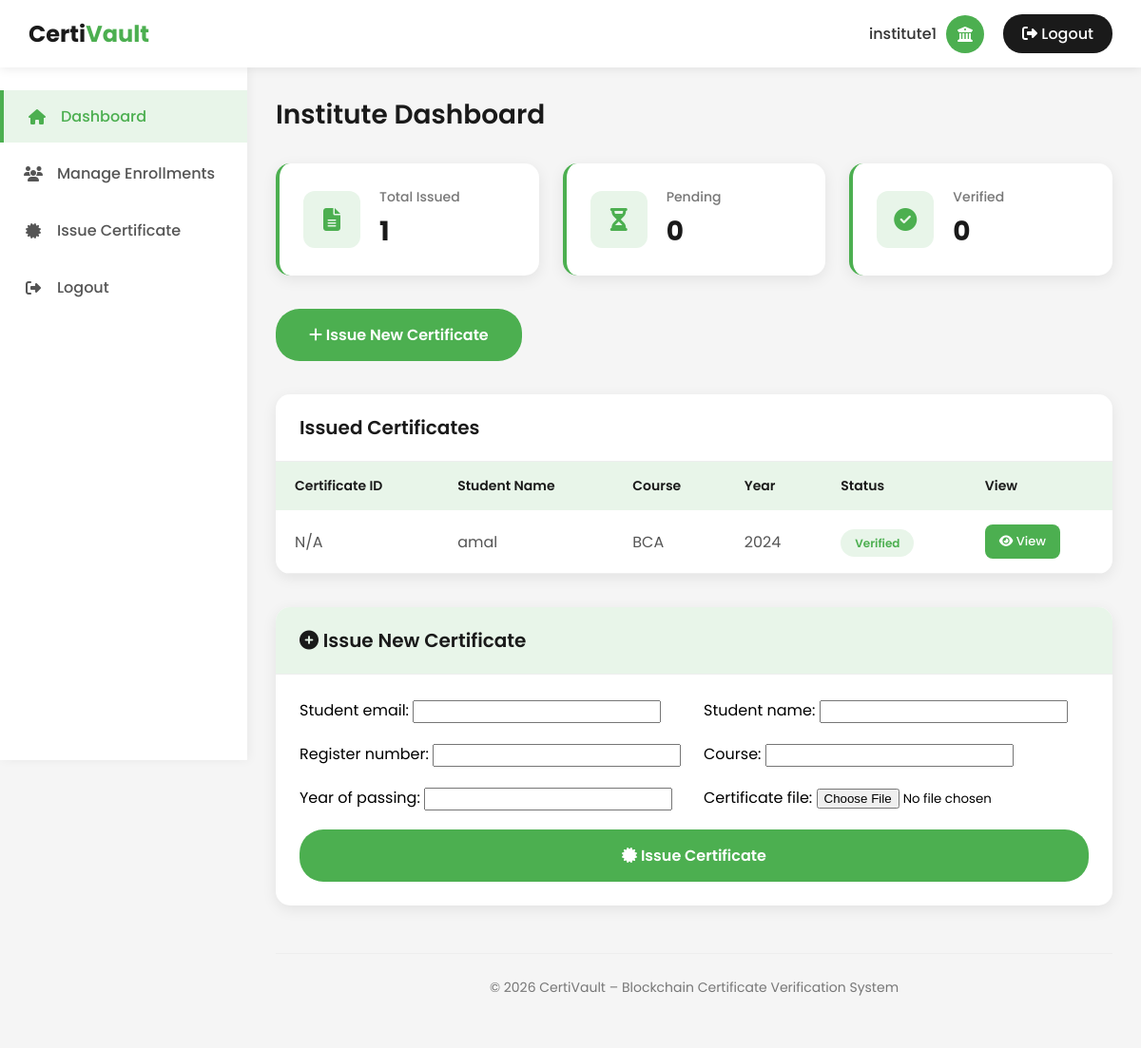
/accounts/institution/dashboard/ (signed in), run on an earlier commit of the app's database.
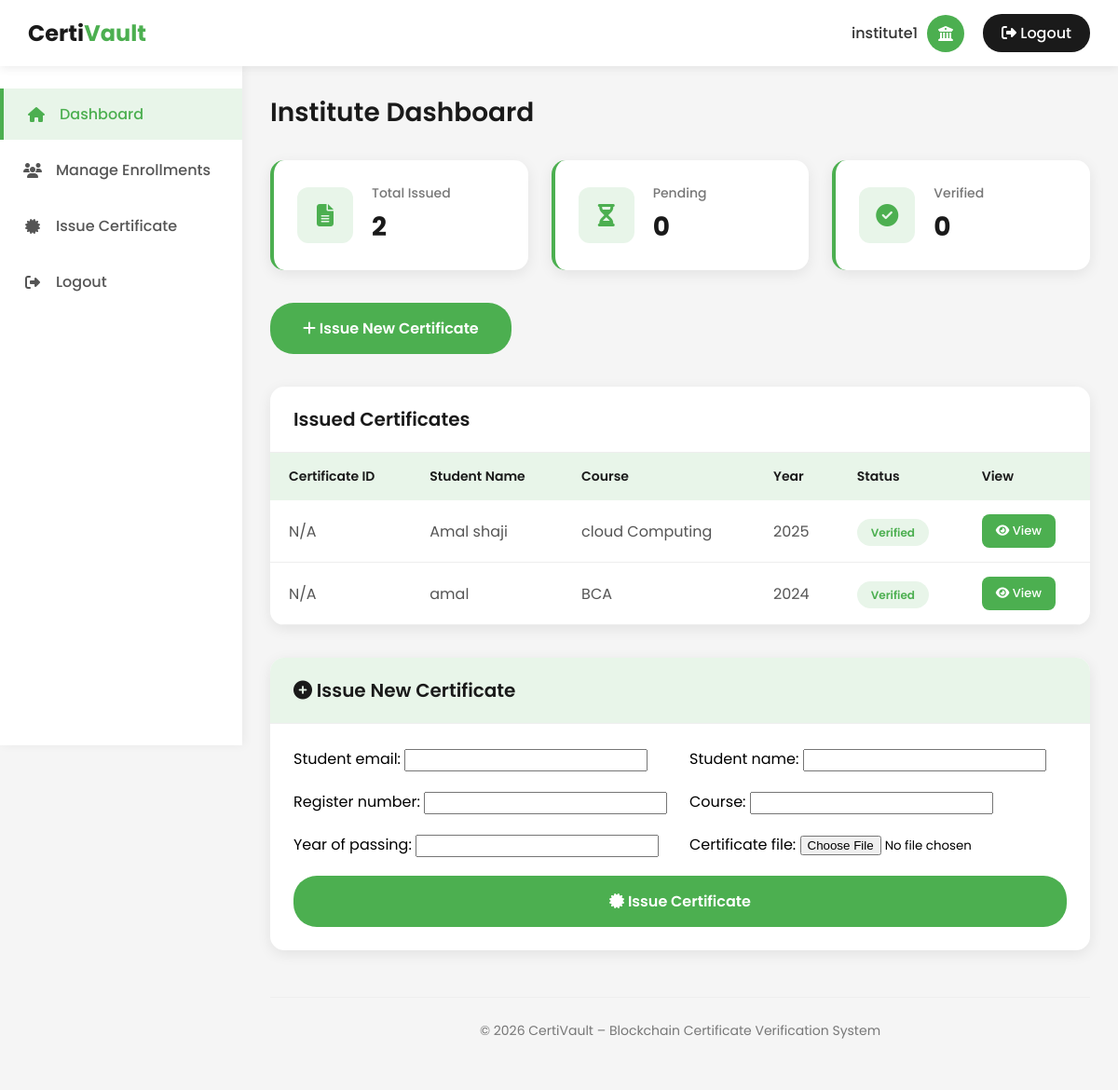
And on a later commit of the database.
### accounts/models.py (models this page shows)
class CustomUser(AbstractUser):
    USER_TYPE_CHOICES = (
        ('institution', 'Institution'),
        ('student', 'Student'),
        ('user', 'User'),   # Public verifier
        ('admin', 'Admin'),  # Admin dashboard
    )
    user_type = models.CharField(max_length=20, choices=USER_TYPE_CHOICES)
    otp = models.CharField(max_length=6, null=True, blank=True)

### institute/models.py (models this page shows, shortened)
class InstituteCertificate(models.Model):
    institute = models.ForeignKey(
        settings.AUTH_USER_MODEL,
        on_delete=models.CASCADE,
        related_name='institute_certificates'
    )
    student_name = models.CharField(max_length=200)
    register_number = models.CharField(max_length=100, null=True, blank=True)
    student_email = models.EmailField(null=True, blank=True)
    course = models.CharField(max_length=200)
    year_of_passing = models.IntegerField(null=True, blank=True)
    certificate_file = models.FileField(upload_to='institute_certificates/')
    certificate_hash = models.CharField(max_length=64, unique=True)
    blockchain_tx_hash = models.CharField(
        max_length=256,
        null=True,
        blank=True
    )
    created_at = models.DateTimeField(auto_now_add=True)

### accounts/views.py (the view, shortened to what this page needs)
# urls.py: path('institution/dashboard/', views.institution_dashboard, name='institution_dashboard'),
@login_required
def institution_dashboard(request):
    if request.user.user_type != "institution":
        return redirect("institution_login")
    from institute.forms import InstituteCertificateForm
    from institute.models import InstituteCertificate
    from blockchain.utils import store_hash_on_blockchain, verify_hash_from_blockchain
    import hashlib
    from django.db import IntegrityError
    total_issued = InstituteCertificate.objects.filter(institute=request.user).count()
    pending = 0
    verified = 0
    certificates = InstituteCertificate.objects.filter(institute=request.user).order_by('-created_at')
    form = InstituteCertificateForm()
    last_tx = request.session.pop('last_tx_hash', None)
    last_verified = request.session.pop('last_verified', None)
    return render(request, "institute/institution_dashboard.html", {
        "form": form,
        "total_issued": total_issued,
        "pending": pending,
        "verified": verified,
        "last_tx_hash": last_tx,
        "last_verified": last_verified,
        "certificates": certificates,
    })

### institute/forms.py (shortened to what this page needs)
class InstituteCertificateForm(forms.ModelForm):
    class Meta:
        model = InstituteCertificate
        fields = [
            'student_email',
            'student_name',
            'register_number',
            'course',
            'year_of_passing',
            'certificate_file',
        ]

### templates/institute/institution_dashboard.html (shortened to what this page needs)
<!DOCTYPE html>
<html lang="en">
<head>
    <link rel="stylesheet" href="https://cdnjs.cloudflare.com/ajax/libs/font-awesome/6.4.0/css/all.min.css">
</head>
<body>
    <nav class="navbar">
        <div class="logo">Certi<span>Vault</span></div>
        <div class="navbar-right">
            <div class="user-info">
                <span class="user-name">{{ request.user.username }}</span>
                <div class="profile-icon">
                    <i class="fas fa-university"></i>
                </div>
            </div>
            <a href="{% url 'logout' %}" class="logout-btn">
                <i class="fas fa-sign-out-alt"></i> Logout
            </a>
        </div>
    </nav>
    <div class="sidebar">
        <ul class="sidebar-menu">
            <li><a href="#" class="active"><i class="fas fa-home"></i> <span>Dashboard</span></a></li>
            <li><a href="{% url 'institute:manage_enrollments' %}"><i class="fas fa-users"></i> <span>Manage Enrollments</span></a></li>
            <li><a href="{% url 'institute:issue_certificate' %}"><i class="fas fa-certificate"></i> <span>Issue Certificate</span></a></li>
            <li><a href="{% url 'logout' %}"><i class="fas fa-sign-out-alt"></i> <span>Logout</span></a></li>
        </ul>
    </div>
    <div class="main-content">
        <div class="dashboard-header">
            <h1>Institute Dashboard</h1>
        </div>
        <div class="stats-container">
            <div class="stat-card">
                <div class="stat-icon">
                    <i class="fas fa-file-alt"></i>
                </div>
                <div class="stat-info">
                    <h3>Total Issued</h3>
                    <div class="stat-number">{{ total_issued }}</div>
                </div>
            </div>
            <div class="stat-card">
                <div class="stat-icon">
                    <i class="fas fa-hourglass-half"></i>
                </div>
                <div class="stat-info">
                    <h3>Pending</h3>
                    <div class="stat-number">{{ pending }}</div>
                </div>
            </div>
            <div class="stat-card">
                <div class="stat-icon">
                    <i class="fas fa-check-circle"></i>
                </div>
                <div class="stat-info">
                    <h3>Verified</h3>
                    <div class="stat-number">{{ verified }}</div>
                </div>
            </div>
        </div>
        <div class="issue-section">
            <a href="#issue" class="issue-btn">
                <i class="fas fa-plus"></i> Issue New Certificate
            </a>
        </div>
        <div class="table-container">
            <div class="table-header">
                <h2>Issued Certificates</h2>
            </div>
            <table>
                <thead>
                    <tr>
                        <th>Certificate ID</th>
                        <th>Student Name</th>
                        <th>Course</th>
                        <th>Year</th>
                        <th>Status</th>
                        <th>View</th>
                    </tr>
                </thead>
                <tbody>
                    {% for cert in certificates %}
                    <tr>
                        <td>{{ cert.certificate_id|default:"N/A" }}</td>
                        <td>{{ cert.student_name }}</td>
                        <td>{{ cert.course }}</td>
                        <td>{{ cert.year_of_passing|default:"N/A" }}</td>
                        <td>
                            {% if cert.blockchain_tx_hash %}
                            <span class="status-badge status-verified">Verified</span>
                            {% else %}
                            <span class="status-badge status-pending">Pending</span>
                            {% endif %}
                        </td>
                        <td>
                            <a href="#" class="view-btn">
                                <i class="fas fa-eye"></i> View
                            </a>
                        </td>
                    </tr>
                    {% empty %}
                    <tr>
                        <td colspan="6" style="text-align: center; color: #888; padding: 30px;">
                            No certificates issued yet.
                        </td>
                    </tr>
                    {% endfor %}
                </tbody>
            </table>
        </div>
        <div class="form-container" id="issue">
            <div class="form-header">
                <h2><i class="fas fa-plus-circle"></i> Issue New Certificate</h2>
            </div>
            <div class="form-content">
                <form method="POST" enctype="multipart/form-data">
                    {{ form.as_p }}
                    <button type="submit" class="submit-btn">
                        <i class="fas fa-certificate"></i> Issue Certificate
                    </button>
                </form>
            </div>
        </div>
        <footer>
            <p>© 2026 CertiVault – Blockchain Certificate Verification System</p>
        </footer>
    </div>
</body>
</html>

### templates/institute/institution_dashboard.html (style rules this page uses)
* { margin: 0; padding: 0; box-sizing: border-box; font-family: 'Poppins', sans-serif; }
body { background-color: #f5f5f5; min-height: 100vh; }
.navbar { background: white; padding: 15px 30px; display: flex; justify-content: space-between; align-items: center; box-shadow: 0 2px 10px rgba(0,0,0,0.08); position: fixed; width: 100%; top: 0; z-index: 1000; }
.logo { font-size: 24px; font-weight: 700; color: #1a1a1a; }
.logo span { color: #4CAF50; }
.navbar-right { display: flex; align-items: center; gap: 20px; }
.user-info { display: flex; align-items: center; gap: 10px; }
.user-name { font-weight: 500; color: #333; }
.profile-icon { width: 40px; height: 40px; background: #4CAF50; border-radius: 50%; display: flex; align-items: center; justify-content: center; color: white; font-weight: 600; }
.logout-btn { padding: 8px 20px; background: #1a1a1a; color: white; border: none; border-radius: 20px; cursor: pointer; font-weight: 500; transition: all 0.3s ease; text-decoration: none; }
.sidebar { position: fixed; left: 0; top: 70px; width: 260px; height: calc(100vh - 70px); background: white; padding: 20px 0; box-shadow: 2px 0 10px rgba(0,0,0,0.05); }
.sidebar-menu { list-style: none; }
.sidebar-menu li { margin: 5px 0; }
.sidebar-menu a { display: flex; align-items: center; gap: 15px; padding: 15px 25px; color: #555; text-decoration: none; font-weight: 500; transition: all 0.3s ease; }
.sidebar-menu a:hover, .sidebar-menu a.active { background: #E8F5E9; color: #4CAF50; border-left: 4px solid #4CAF50; }
.sidebar-menu i { width: 20px; text-align: center; }
.main-content { margin-left: 260px; margin-top: 70px; padding: 30px; min-height: calc(100vh - 70px); }
.dashboard-header { margin-bottom: 30px; }
.dashboard-header h1 { font-size: 28px; color: #1a1a1a; font-weight: 600; }
.stats-container { display: grid; grid-template-columns: repeat(auto-fit, minmax(250px, 1fr)); gap: 25px; margin-bottom: 35px; }
.stat-card { background: white; padding: 25px; border-radius: 15px; box-shadow: 0 4px 15px rgba(0,0,0,0.08); border-left: 4px solid #4CAF50; display: flex; align-items: center; gap: 20px; transition: all 0.3s ease; }
.stat-icon { width: 60px; height: 60px; background: #E8F5E9; border-radius: 12px; display: flex; align-items: center; justify-content: center; font-size: 24px; color: #4CAF50; }
.stat-info h3 { font-size: 14px; color: #777; font-weight: 500; margin-bottom: 5px; }
.stat-info .stat-number { font-size: 28px; font-weight: 700; color: #1a1a1a; }
.issue-section { margin-bottom: 35px; }
.issue-btn { display: inline-block; padding: 15px 35px; background: #4CAF50; color: white; border: none; border-radius: 25px; font-size: 16px; font-weight: 600; cursor: pointer; transition: all 0.3s ease; text-decoration: none; }
.table-container { background: white; border-radius: 15px; box-shadow: 0 4px 15px rgba(0,0,0,0.08); overflow: hidden; margin-bottom: 35px; }
.table-header { padding: 20px 25px; border-bottom: 1px solid #eee; }
.table-header h2 { font-size: 20px; color: #1a1a1a; font-weight: 600; }
table { width: 100%; border-collapse: collapse; }
table th { background: #E8F5E9; padding: 15px 20px; text-align: left; font-weight: 600; color: #1a1a1a; font-size: 14px; }
table td { padding: 15px 20px; border-bottom: 1px solid #eee; color: #555; }
.status-badge { padding: 6px 15px; border-radius: 20px; font-size: 12px; font-weight: 600; }
.status-verified { background: #E8F5E9; color: #4CAF50; }
.view-btn { padding: 8px 15px; background: #4CAF50; color: white; border: none; border-radius: 8px; font-size: 13px; font-weight: 500; cursor: pointer; text-decoration: none; display: inline-block; transition: all 0.3s ease; }
.form-container { background: white; border-radius: 15px; box-shadow: 0 4px 15px rgba(0,0,0,0.08); overflow: hidden; margin-bottom: 35px; }
.form-header { padding: 20px 25px; border-bottom: 1px solid #eee; background: #E8F5E9; }
.form-header h2 { font-size: 20px; color: #1a1a1a; font-weight: 600; }
.form-content { padding: 25px; }
.form-content form { display: grid; grid-template-columns: repeat(auto-fit, minmax(300px, 1fr)); gap: 20px; }
.submit-btn { grid-column: 1 / -1; padding: 15px 35px; background: #4CAF50; color: white; border: none; border-radius: 25px; font-size: 16px; font-weight: 600; cursor: pointer; transition: all 0.3s ease; font-family: 'Poppins', sans-serif; }
footer { text-align: center; padding: 25px; color: #777; font-size: 14px; margin-top: 50px; border-top: 1px solid #eee; }

What changed in the data, as far as the page shows it:
added InstituteCertificate: certificate_id "N/A", student_name "Amal shaji", course "cloud Computing", year_of_passing "2025", shows "Verified"
Also different on the page:
{{ total_issued }}: "1" → "2"
